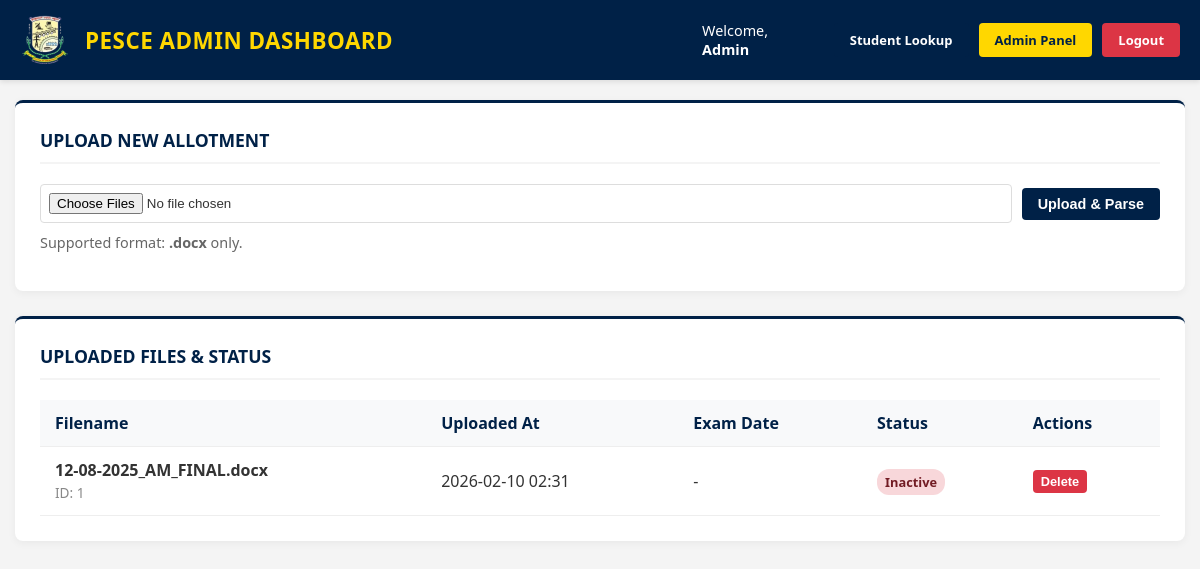
The app's page /dashboard/ (signed in), older data.
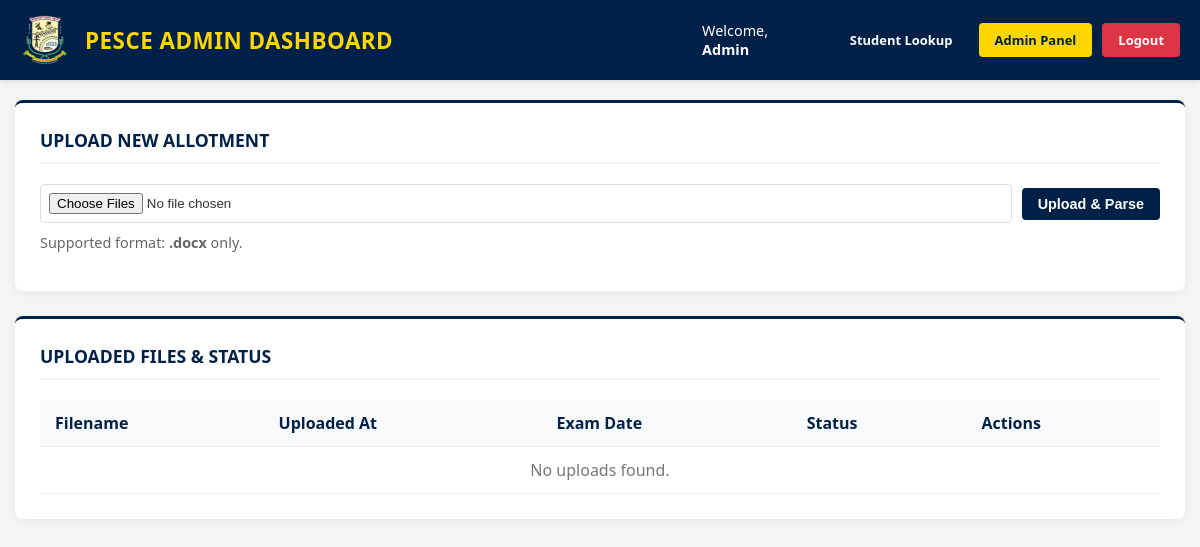
The same page, newer data.
### core/models.py (models this page shows, shortened)
class UploadedFile(models.Model):
    file = models.FileField(upload_to='uploads/')
    uploaded_at = models.DateTimeField(auto_now_add=True)
    exam_date = models.DateField(null=True, blank=True)
    is_published = models.BooleanField(default=False)
    def filename(self):
        return os.path.basename(self.file.name)

### core/views.py (the view, shortened to what this page needs)
# urls.py: path('dashboard/', views.admin_dashboard, name='admin_dashboard'),
def admin_dashboard(request):
    if not request.user.is_authenticated or not request.user.is_staff:
        raise Http404
    cleanup_expired_data()
    uploads = UploadedFile.objects.all().order_by('-uploaded_at')
    dashboard_data = []
    now = timezone.now()
    for upload in uploads:
        status = "Inactive"
        dashboard_data.append({
            'file': upload,
            'status': status,
            'window': getattr(upload, 'visibility_window', None)
        })
    return render(request, 'dashboard.html', {'uploads': dashboard_data})

### core/views.py (called while the page is built)
def cleanup_expired_data():
    now = timezone.now()
    expired_windows = VisibilityWindow.objects.filter(visible_until__lt=now)
    for win in expired_windows:
        win.file.delete()

### templates/dashboard.html (shortened to what this page needs)
{% load static %}
<!DOCTYPE html>
<html lang="en">
<head>
</head>
<body>
    <header>
        <div class="brand">
            <img src="{% static 'images/pesce_logo.png' %}" alt="Logo" onerror="this.style.display='none'">
            <h1>PESCE Admin Dashboard</h1>
        </div>
        <div class="user-menu">
            <span>Welcome, <strong>{{ request.user.username }}</strong></span>
            <div style="display: flex; gap: 10px; width: 100%; justify-content: flex-end;">
                <a href="{% url 'index' %}" class="btn btn-primary" target="_blank">Student Lookup</a>
                <a href="/admin/" class="btn btn-panel">Admin Panel</a>
                <a href="{% url 'logout' %}" class="btn btn-danger">Logout</a>
            </div>
        </div>
    </header>
    <div class="container">
        <div class="card">
            <h3>Upload New Allotment</h3>
            <form action="{% url 'upload_file' %}" method="post" enctype="multipart/form-data">
                <input type="file" name="file" accept=".docx" multiple required>
                <button type="submit" class="btn btn-primary">Upload & Parse</button>
            </form>
            <p style="font-size: 0.9em; color: #666; margin-top: 10px;">Supported format: <strong>.docx</strong> only.
            </p>
        </div>
        <div class="card">
            <h3>Uploaded Files & Status</h3>
            <div class="table-responsive">
                <table>
                    <thead>
                        <tr>
                            <th>Filename</th>
                            <th>Uploaded At</th>
                            <th>Exam Date</th>
                            <th>Status</th>
                            <th>Actions</th>
                        </tr>
                    </thead>
                    <tbody>
                        {% for item in uploads %}
                        <tr>
                            <td>
                                <strong>{{ item.file.filename }}</strong><br>
                                <span style="font-size: 0.85em; color: #888;">ID: {{ item.file.id }}</span>
                            </td>
                            <td>{{ item.file.uploaded_at|date:"Y-m-d H:i" }}</td>
                            <td>{{ item.file.exam_date|default:"-" }}</td>
                            <td>
                                <span class="status-badge status-{{ item.status|lower }}">{{ item.status }}</span>
                            </td>
                            <td>
                                {% if item.status != 'Expired' %}
                                <form action="{% url 'delete_upload' item.file.id %}" method="post"
                                    style="display:inline;" class="delete-form">
                                    <button type="button" class="btn btn-danger"
                                        style="padding: 4px 8px; font-size: 0.8em;"
                                        onclick="confirmDelete(this.form)">Delete</button>
                                </form>
                                {% else %}
                                <span style="color: #999;">-</span>
                                {% endif %}
                            </td>
                        </tr>
                        {% empty %}
                        <tr>
                            <td colspan="5" style="text-align: center; color: #777;">No uploads found.</td>
                        </tr>
                        {% endfor %}
                    </tbody>
                </table>
            </div>
        </div>
</body>
</html>

### templates/dashboard.html (style rules this page uses)
:root { --navy-blue: #002147; --yellow: #FFD700; --white: #ffffff; --black: #1a1a1a; --light-gray: #f4f4f4; --danger: #dc3545; --success: #28a745; }
body { font-family: 'Segoe UI', Tahoma, Geneva, Verdana, sans-serif; background-color: var(--light-gray); margin: 0; padding: 0; color: #333; }
header { background-color: var(--navy-blue); color: var(--white); padding: 15px 20px; display: flex; justify-content: space-between; align-items: center; box-shadow: 0 2px 5px rgba(0, 0, 0, 0.1); }
.brand { display: flex; align-items: center; gap: 15px; }
.brand img { height: 50px; width: auto; background: transparent; border-radius: 0; padding: 0; }
.brand h1 { font-size: 1.4rem; margin: 0; color: var(--yellow); text-transform: uppercase; letter-spacing: 0.5px; }
.user-menu { display: flex; align-items: center; gap: 15px; font-size: 0.9rem; }
.container { max-width: 1200px; margin: 20px auto; padding: 0 15px; }
.card { background: var(--white); border-radius: 8px; box-shadow: 0 2px 8px rgba(0, 0, 0, 0.05); padding: 25px; margin-bottom: 25px; border-top: 3px solid var(--navy-blue); }
h3 { margin-top: 0; color: var(--navy-blue); border-bottom: 2px solid var(--light-gray); padding-bottom: 10px; margin-bottom: 20px; font-size: 1.1rem; text-transform: uppercase; }
form { display: flex; gap: 10px; flex-wrap: wrap; align-items: center; }
input[type="file"] { border: 1px solid #ddd; padding: 8px; border-radius: 4px; flex-grow: 1; min-width: 200px; }
.btn { padding: 8px 16px; border-radius: 4px; cursor: pointer; text-decoration: none; border: none; font-size: 0.9em; font-weight: 600; transition: background 0.2s; display: inline-block; }
.btn-primary { background-color: var(--navy-blue); color: var(--white); }
.btn-danger { background-color: var(--danger); color: var(--white); }
.btn-panel { background-color: var(--yellow); color: var(--navy-blue); }
.table-responsive { overflow-x: auto; }
table { width: 100%; border-collapse: collapse; min-width: 600px; }
th, td { text-align: left; padding: 12px 15px; border-bottom: 1px solid #eee; }
th { background-color: #f8f9fa; color: var(--navy-blue); font-weight: 600; white-space: nowrap; }

Row changes from the older to the newer data that the page shows:
removed UploadedFile: file.filename "12-08-2025_AM_FINAL.docx", file.id "1", file.uploaded_at "2026-02-10 02:31", file.exam_date "-", status "Inactive"
Text that changed along with them:
text now shown: "No uploads found."
